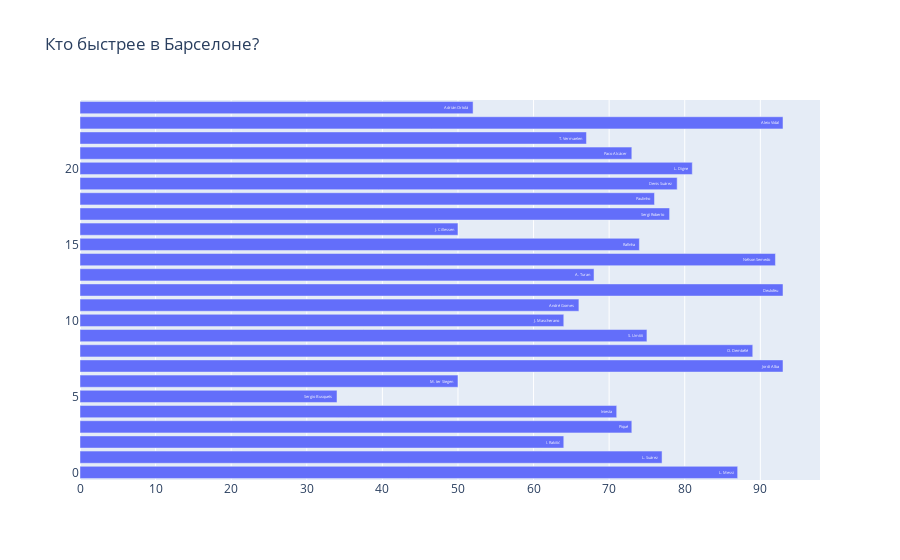

Source (notebook cell):
### Code cell
import plotly.graph_objects as go

fig = go.Figure()


fig.add_trace(
    go.Bar(
        x=df_barselona_final['Speed'],
        #y=df_barselona_final['Wage'],
        text=df_barselona_final.Name
     
    ))
fig.update_layout( title='Кто быстрее в Барселоне?' )

fig.show()

### Figure 1 — Plotly figure (JSON) as saved in the notebook; plotly's stock layout.template omitted (floating-point values rounded to 4 significant figures)
{"data": [{"text": ["L. Messi", "L. Suárez", "I. Rakitić", "Piqué", "Iniesta", "Sergio Busquets", "M. ter Stegen", "Jordi Alba", "O. Dembélé", "S. Umtiti", "J. Mascherano", "André Gomes", "Deulofeu", "A. Turan", "Nélson Semedo", "Rafinha", "J. Cillessen", "Sergi Roberto", "Paulinho", "Denis Suárez", "L. Digne", "Paco Alcácer", "T. Vermaelen", "Aleix Vidal", "Adrián Ortolá"], "type": "bar", "x": [87, 77, 64, 73, 71, 34, 50, 93, 89, 75, 64, 66, 93, 68, 92, 74, 50, 78, 76, 79, 81, 73, 67, 93, 52]}], "layout": {"title": {"text": "Кто быстрее в Барселоне?"}}}
